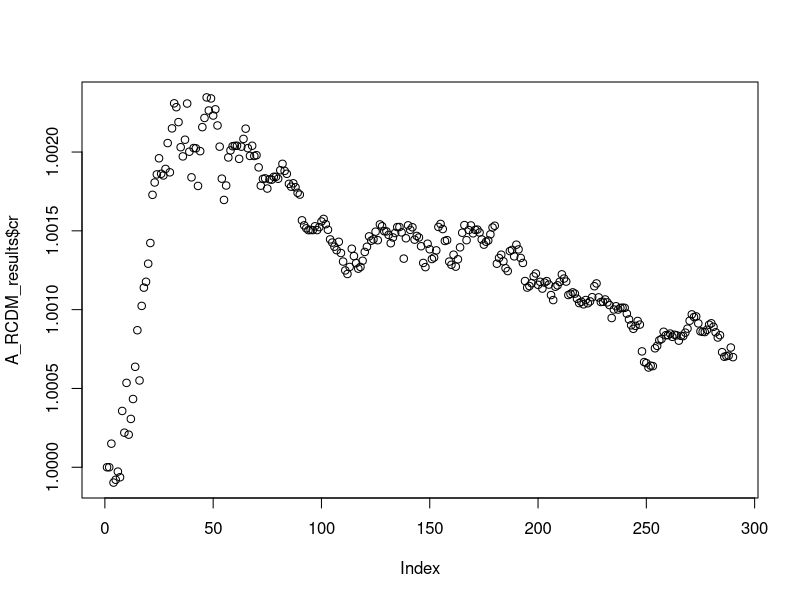

Recreate this plot in R.
# This .R code file consists of:
  # Algorithm 2: Accelerated Randomized Coordinate Descent (Nesterov 2012)
  # for solving quadratic form objective function

# Arthurs: STA 243 Final Project Group Members:
  # Han Chen, Ninghui Li, Chenghan Sun

library(pracma)


# Coordinate Descent method
A_RCDM = function(A, b, xs, sigma_max, xk = NULL, cr = NULL, iter_k = NULL, 
                  mu_k=NULL, gamma_k=0, tol=10^-2, maxIter=10^7) {
  # Params: 
  # 
  
  n = ncol(A)
  
  # set k as the counter
  k = 1
  
  # denote cr = norm(xk-xs)/norm(xs) as the a criterion
  cr = c(1)
  
  # initialize xk as the estimates' vector 
  if (is.null(xk)){
    xk = zeros(n, 1)
  }
  
  # initialize mu_k as a vector of sub-direction 
  if (is.null(mu_k)){
    mu_k = zeros(n, 1)
  }
  
  # Define the objective function
  quadratic_obj = function(y, yhat){
    fun_val = 0.5*norm((y - yhat), "2")^2
    return(fun_val)
  }
  
  # initialize objective function vector
  fx = c(quadratic_obj(A%*%xk, b))
  fstar = quadratic_obj(A%*%xs, b)  # true function value 
  error = c()  # initialize error vector 
  
  large_root_finder = function(a, b, c) {
    sol1 = (-b - sqrt(b^2 - 4*a*c)) / (2*a)
    sol2 = (-b + sqrt(b^2 - 4*a*c)) / (2*a)
    return(max(sol1, sol2))
  }
  
  # main loop 
  while (abs(fx[k] - fstar) >= tol) {
    # choose gamma_k to be the larger root 
    a = 1
    b = (sigma_max*gamma_k^2/n) - (1/n)
    c = -gamma_k^2
    gamma_k_new = large_root_finder(a, b, c)
    
    # set alpha_k and beta_k
    alpha_k = (n - gamma_k_new*sigma_max) / (gamma_k_new*(n^2 - sigma_max))
    beta_k = 1 - gamma_k_new*sigma_max/n
    
    # set y_k
    y_k = alpha_k*mu_k + (1-alpha_k)*xk
    
    # choose index iter_k with uniform probability
    iter_k = sample(n, 1)
    
    # set dk
    u1 = alpha_k*A%*%mu_k + (1 - alpha_k)*A%*%xk - b
    A1 = t(A)
    dk = (1 - alpha_k)*A1[iter_k, ]%*%u1
    
    # update xk
    xk[iter_k] = y_k[iter_k] - (1/sigma_max^2)*dk
    
    # update criterion cr
    cr[k+1] = norm(xk-xs, "2") / norm(xs, "2")
    
    if (mod(k, 1000) == 0) {
      print(c(paste("step", k), paste("error", cr[k+1])))
    }
    
    # update mu_k
    #print(beta_k*mu_k)
    #print((1 - beta_k)*y_k)
    #print((gamma_k_new/sigma_max^2)*dk)
    mu_k[iter_k] = beta_k*mu_k[iter_k] + (1 - beta_k)*y_k[iter_k] - (gamma_k_new/sigma_max^2)*dk
    
    # update gamma
    gamma_k = gamma_k_new
    
    # update k
    k = k+1
    
    # update estimated function value and error 
    fx = c(fx, quadratic_obj(A%*%xk, b))
    error = c(error, norm((xk - xs), "2"))
    
    # set algorithm iter bound 
    if (k > maxIter) {
      print(paste("Algorithm unfinished by reaching the maximum iterations."))
      break
    }
  }
  return(list(k = k, cr = cr, error = error, fx = fx))
}

### Experiment ### 
# input data points, here xs is the true solution that we want to find
m = 100
n = 50
k = 30


u = randortho(m)  # Generates random orthonormal or unitary matrix of size m
v = randortho(n)

#s_c_diag = runif(min(m, n), min= 1 / sqrt(k), max = 1)
s_c_diag  = seq(from = 1 / sqrt(k), to = 1, length.out = min(m, n))
s_c = diag(s_c_diag, nrow=m, ncol=n)  # for convexity assumption 

# sigular value decomposition
A = u%*%s_c%*%v  # for convexity assumption

#xs = rnorm(n)
xs  = ones(n, 1)
b = A%*%xs + 1 / (1 * 1000) * rnorm(m)
# solve(t(A) %*% A, t(A) %*% b)
# t(A) %*% A 

A_RCDM_results = A_RCDM(A, b, xs, sigma_max=max(s_c_diag), tol = 0.0001)
print(paste("The total number of iteration for ARCD algorithm = ", A_RCDM_results$k))

#gap vs iteration 
plot(A_RCDM_results$cr)



